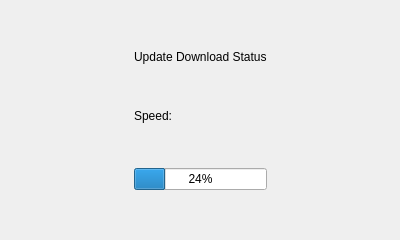
<?xml version="1.0" encoding="UTF-8"?>
<ui version="4.0">
 <class>updateDownloadDialog</class>
 <widget class="QDialog" name="updateDownloadDialog">
  <property name="geometry">
   <rect>
    <x>0</x>
    <y>0</y>
    <width>400</width>
    <height>240</height>
   </rect>
  </property>
  <property name="windowTitle">
   <string>Update Download</string>
  </property>
  <layout class="QHBoxLayout" name="horizontalLayout">
   <item>
    <spacer name="horizontalSpacer">
     <property name="orientation">
      <enum>Qt::Horizontal</enum>
     </property>
     <property name="sizeHint" stdset="0">
      <size>
       <width>98</width>
       <height>20</height>
      </size>
     </property>
    </spacer>
   </item>
   <item>
    <layout class="QVBoxLayout" name="verticalLayout">
     <item>
      <widget class="QLabel" name="label">
       <property name="sizePolicy">
        <sizepolicy hsizetype="Fixed" vsizetype="Fixed">
         <horstretch>0</horstretch>
         <verstretch>0</verstretch>
        </sizepolicy>
       </property>
       <property name="font">
        <font>
         <pointsize>9</pointsize>
        </font>
       </property>
       <property name="text">
        <string>Update Download Status</string>
       </property>
      </widget>
     </item>
     <item>
      <widget class="QLabel" name="Statusedit">
       <property name="sizePolicy">
        <sizepolicy hsizetype="Expanding" vsizetype="Fixed">
         <horstretch>0</horstretch>
         <verstretch>0</verstretch>
        </sizepolicy>
       </property>
       <property name="font">
        <font>
         <pointsize>9</pointsize>
        </font>
       </property>
       <property name="text">
        <string>Speed: </string>
       </property>
      </widget>
     </item>
     <item>
      <widget class="QProgressBar" name="progressBar">
       <property name="sizePolicy">
        <sizepolicy hsizetype="Expanding" vsizetype="Fixed">
         <horstretch>0</horstretch>
         <verstretch>0</verstretch>
        </sizepolicy>
       </property>
       <property name="value">
        <number>24</number>
       </property>
      </widget>
     </item>
    </layout>
   </item>
   <item>
    <spacer name="horizontalSpacer_2">
     <property name="orientation">
      <enum>Qt::Horizontal</enum>
     </property>
     <property name="sizeHint" stdset="0">
      <size>
       <width>98</width>
       <height>20</height>
      </size>
     </property>
    </spacer>
   </item>
  </layout>
 </widget>
 <resources/>
 <connections/>
</ui>
